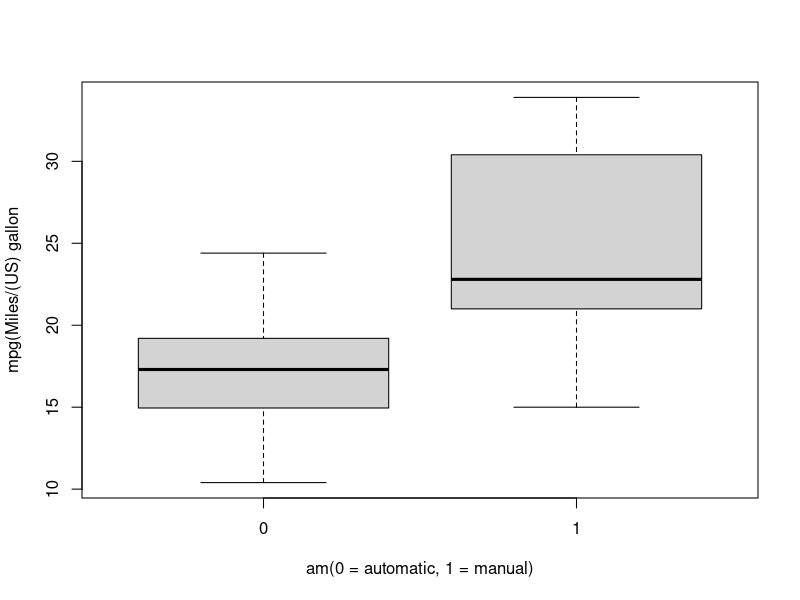

Reproduce this figure in R.
## ---- chunk 1
library(datasets)
data(mtcars)
dim(mtcars)
head(mtcars)
boxplot(mpg~am, data=mtcars, xlab="am(0 = automatic, 1 = manual)", ylab="mpg(Miles/(US) gallon")
## ---- chunk 2
cor(mtcars$mpg,mtcars[2:11])
## ---- chunk 3
mtcars$am<-factor(mtcars$am)
fitn<-lm(mpg~.,data=mtcars)
summary(fitn)
## ---- chunk 4
fit<-update(fitn,mpg~am)
summary(fit)
## ---- chunk 5
anova(fit,fitn)
